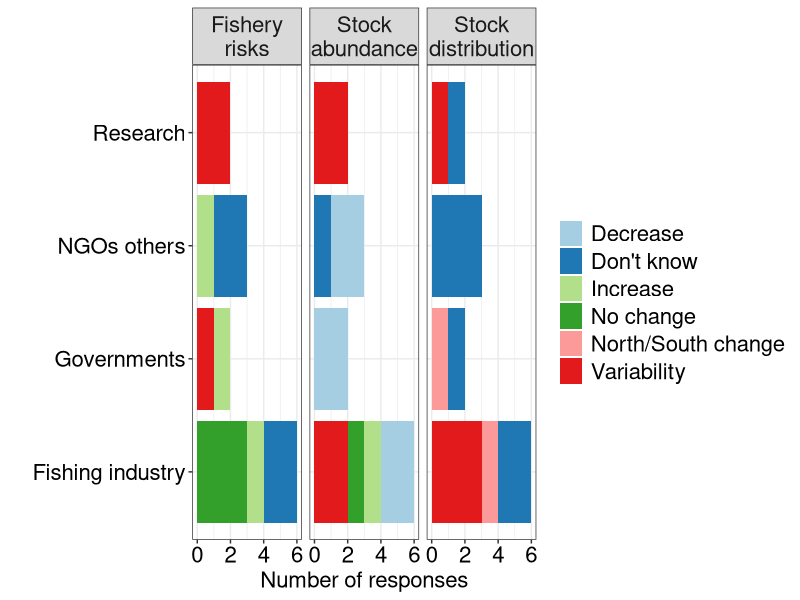
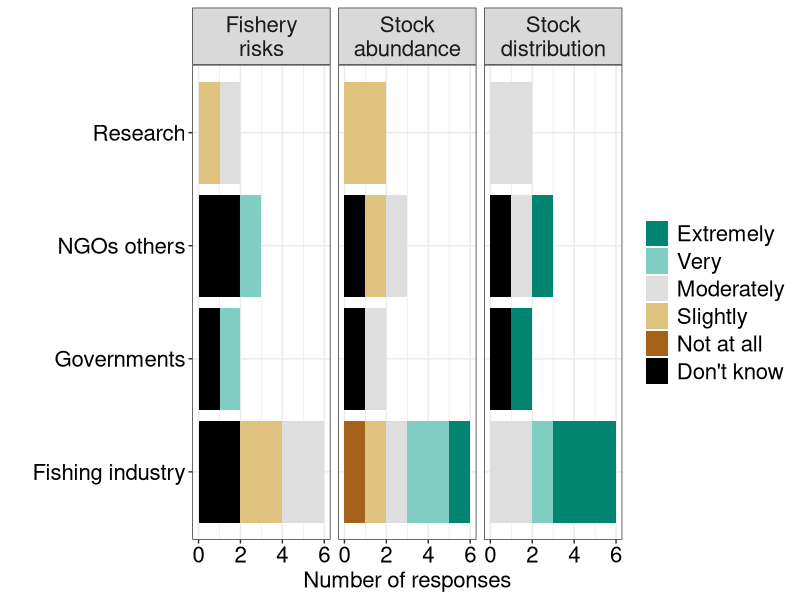

The R script that drew these images, in order:
#### Description: this script produces manuscript Figures 2 and 3
#### INPUT: "data.xlsx" 
#### OUTPUT: manuscript Figures 2 and 3
#### Date: 18/02/2020
#### Author: Iratxe Rubio
#######################################################################

library(readxl) #read_xlsx function
library(tidyverse)

#Open data
change1 <- read_xlsx("data/data.xlsx", sheet = 5)
group <- read_xlsx("data/data.xlsx", sheet = 1)
change <- left_join(change1, group, by ="ID")

change$change_value[change$change_value == "NO"] <- "No change" 
change$change_value[change$change_value == "DN"] <- "Don't know" 
change$change_value[change$change_value == "variability"] <- "Variability" 
change$change_value[change$change_value == "increase"] <- "Increase" 
change$change_value[change$change_value == "decrease"] <- "Decrease" 
change$change_value[change$change_value == "N/S"] <- "North/South change"

change$change_component[change$change_component == "weather_risks"] <- "Fishery\nrisks"
change$change_component[change$change_component == "stock_distribution"] <- "Stock\ndistribution"
change$change_component[change$change_component == "stock_abundance"] <- "Stock\nabundance"

####CC perception
change_CC_vars <- c("Don't know", #0
                    "Not at all", #1
                    "Slightly", #2
                    "Moderately", #3
                    "Very", #4
                    "Extremely") #5

#by groups
df_group <- change %>% 
              group_by(change_component, change_value, group) %>% 
              summarise(number = n())

df_group$change_value <- as.factor(df_group$change_value)

jpeg("Figure3.jpg", 
    width = 11, height = 4, units = 'in', res = 300)

ggplot(df_group, aes(x = group,
               y = number,
               fill = change_value)) + 
  geom_bar(stat = "identity") +
  coord_flip() +
  xlab("") +
  ylab("Number of responses") +
  theme_bw() +
  theme(legend.title = element_blank(),
        legend.text = element_text(size = 16),
        legend.key.height = unit(0.7, "cm"),
        axis.text = element_text(size = 16, color = "black"),
        axis.title = element_text(size = 16),
        strip.text = element_text(size = 16),
        plot.title = element_text(size = 16)) +
  scale_fill_brewer(palette = 'Paired') +
  facet_wrap(~change_component) #+
  
dev.off()

#Change
df2_group <- change %>% 
              group_by(change_component, change_CC, group) %>% 
              summarise(number = n())

df2_group$change_CC[df2_group$change_CC == 6] <- 0
df2_group$change_CC <- as.factor(df2_group$change_CC)

levels(df2_group$change_CC) <- change_CC_vars


jpeg("Figure4.jpg", 
    width = 11, height = 4, units = 'in', res = 300)

ggplot(df2_group, aes(x = group, fill = change_CC)) + 
  geom_bar(data = df2_group,
           aes(y = number), 
           position = position_stack(reverse = T), 
           stat = "identity") +
  coord_flip() +
  xlab("") +
  ylab("Number of responses") +
  theme_bw() +
  theme(legend.title = element_blank(),
        legend.text = element_text(size = 16),
        legend.key.height = unit(0.7, "cm"),
        axis.text = element_text(size = 16, color = "black"),
        axis.title = element_text(size = 16),
        strip.text = element_text(size = 16),
        plot.title = element_text(size = 16)) +
  scale_fill_manual(values = c("Extremely" = "#018571",
                               "Very" = "#80CDC1",
                               "Moderately" = "gray87",
                               "Slightly" = "#DFC27D",
                               "Not at all" = "#A6611A",
                               "Don't know" = "black"),
                    breaks = as.character(change_CC_vars),
                    guide = guide_legend(reverse = T)) +
  scale_y_continuous(labels = abs) + #, limits = c(-6,6)
  facet_wrap(~change_component) 
 
dev.off()
